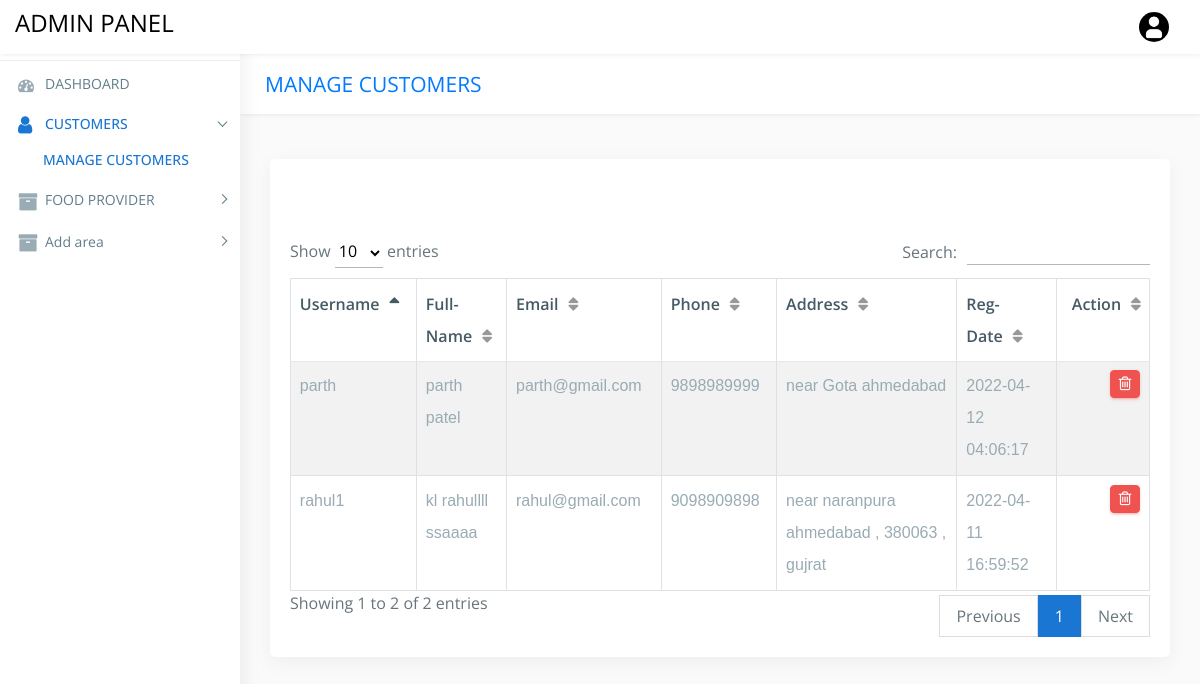
The page /admin/all_customer.php on the database its author committed.
### tables this page shows
CREATE TABLE IF NOT EXISTS `customer_tbl` (
  `u_id` int(222) NOT NULL AUTO_INCREMENT,
  `ar_id` int(222) NOT NULL,
  `username` varchar(222) NOT NULL,
  `f_name` varchar(222) NOT NULL,
  `email` varchar(222) NOT NULL,
  `phone` varchar(222) NOT NULL,
  `password` varchar(222) NOT NULL,
  `address` text NOT NULL,
  `date` timestamp NOT NULL DEFAULT CURRENT_TIMESTAMP ON UPDATE CURRENT_TIMESTAMP,
  PRIMARY KEY (`u_id`)
);

### admin/all_customer.php (the view, shortened to what this page needs)
<!DOCTYPE html>
<html lang="en">
<?php
include("../connection/connect.php");
?>
<head>
    <link href="css/lib/bootstrap/bootstrap.min.css" rel="stylesheet">
    <link href="css/helper.css" rel="stylesheet">
    <link href="css/style.css" rel="stylesheet">
</head>
<body class="fix-header fix-sidebar">
    <div id="main-wrapper">
         <div class="header">
            <nav class="navbar top-navbar navbar-expand-md navbar-light">
                <a class="navbar-brand" href="dashboard.php">
                <h2 style="padding-left:15px; color: black;">ADMIN PANEL</h2>
                </a>
                        <li class="nav-item dropdown">
                            <a class="nav-link dropdown-toggle text-muted  " href="#" data-toggle="dropdown" aria-haspopup="true" aria-expanded="false"><img src="images/profile_button.jpg" alt="user" class="profile-pic" /></a>
                        </li>
                </div>
        </div>
        <div class="left-sidebar">
            <div class="scroll-sidebar">
                <nav class="sidebar-nav">
                    <ul id="sidebarnav">
                        <li class="nav-devider"></li>
                        <li> <a href="dashboard.php" aria-expanded="false"><i class="fa fa-tachometer"></i><span class="hide-menu">DASHBOARD</span></a>
                        </li>
                        <li> <a class="has-arrow  " href="#" aria-expanded="false">  <span><i class="fa fa-user f-s-20 "></i></span><span class="hide-menu">CUSTOMERS</span></a>
                            <ul aria-expanded="false" class="collapse">
                                <li><a href="all_customer.php">MANAGE CUSTOMERS </a></li>
                            </ul>
                        </li>
                        <li> <a class="has-arrow  " href="#" aria-expanded="false"><i class="fa fa-archive f-s-20 color-warning"></i><span class="hide-menu">FOOD PROVIDER</span></a>
                        </li>
                        <li> <a class="has-arrow  " href="add_area.php" aria-expanded="false"><i class="fa fa-archive f-s-20 color-warning"></i><span class="hide-menu">Add area</span></a>
                           </li>
                    </ul>
                </nav>
            </div>
        </div>
        <div class="page-wrapper">
            <div class="row page-titles">
                <div class="col-md-5 align-self-center">
                    <h3 class="text-primary">MANAGE CUSTOMERS</h3> </div>
            </div>
            <div class="container-fluid">
                <div class="row">
                    <div class="col-12">
                        <div class="card">
                            <div class="card-body">
                                <div class="table-responsive m-t-40">
                                    <table id="myTable" class="table table-bordered table-striped">
                                        <thead>
                                            <tr>
                                                <th>Username</th>
                                                <th>Full-Name</th>
                                                <th>Email</th>
                                                <th>Phone</th>
												<th>Address</th>
												 <th>Reg-Date</th>
												  <th>Action</th>
                                            </tr>
                                        </thead>
                                        <tbody>
											<?php
												$sql_0="SELECT * FROM customer_tbl order by u_id desc";
												$query=mysqli_query($db,$sql_0);
													if(!mysqli_num_rows($query) > 0 )
														{
															echo '<td colspan="7"><center>No User-Data!</center></td>';
														}
													else
														{
																	while($rows=mysqli_fetch_array($query))
																		{
																					echo ' <tr><td>'.$rows['username'].'</td>
																								<td>'.$rows['f_name'].'</td>
																								<td>'.$rows['email'].'</td>
																								<td>'.$rows['phone'].'</td>
																								<td>'.$rows['address'].'</td>
																								<td>'.$rows['date'].'</td>
																									 <td><a href="delete_customer.php?customer_del='.$rows['u_id'].'" class="btn btn-danger btn-flat btn-addon btn-xs m-b-10"><i class="fa fa-trash-o" style="font-size:16px"></i></a>
																									</td></tr>';
																		}
														}
											?>
                                        </tbody>
                                    </table>
                                </div>
                            </div>
                        </div>
						 </div>
                            </div>
                        </div>
                    </div>
</body>
</html>

### admin/css/helper.css (style rules this page uses)
.f-s-20 { font-size: 20px!important; }
.m-t-40 { margin-top: 40px!important; }
.m-b-10 { margin-bottom: 10px!important; }

### rows shown on the page
customer_tbl: username "parth", f_name "parth patel", email "parth@gmail.com", phone "9898989999", address "near Gota ahmedabad", date "2022-04-12 04:06:17"
customer_tbl: username "rahul1", f_name "kl rahullll ssaaaa", email "rahul@gmail.com", phone "9098909898", address "near naranpura ahmedabad , 380063 , gujrat", date "2022-04-11 16:59:52"
